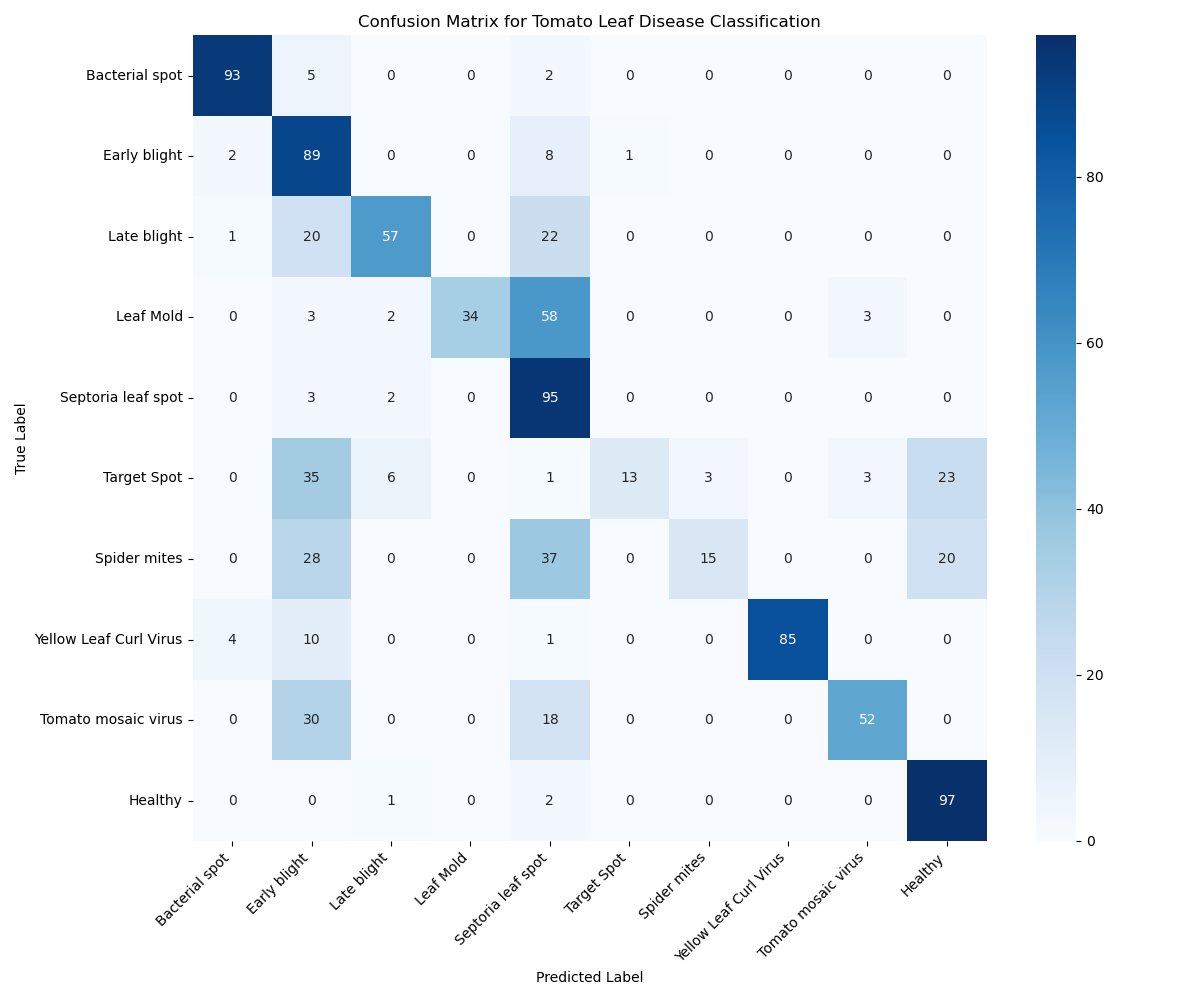

This chart was generated by the following Python code:
import numpy as np
import tensorflow as tf
from tensorflow.keras.preprocessing.image import ImageDataGenerator
from sklearn.metrics import confusion_matrix
import matplotlib.pyplot as plt
import seaborn as sns
import os

# Load your trained model
model = tf.keras.models.load_model(r"C:\Users\thund\OneDrive\Desktop\Farm Gaurd\model.keras")

# Define your class names (same as in your Streamlit app)
class_names = [
    "Bacterial spot", "Early blight", "Late blight", "Leaf Mold", 
    "Septoria leaf spot", "Target Spot", "Spider mites", 
    "Yellow Leaf Curl Virus", "Tomato mosaic virus", "Healthy"
]

# Path to your test dataset (should have subfolders for each class)
test_dir = r"C:\Users\thund\OneDrive\Desktop\Farm Gaurd\archive\tomato\val"  

# Image parameters (should match your training parameters)
img_size = (128, 128)
batch_size = 32

# Create test data generator
test_datagen = ImageDataGenerator(rescale=1./255)

test_generator = test_datagen.flow_from_directory(
    test_dir,
    target_size=img_size,
    batch_size=batch_size,
    class_mode='categorical',
    shuffle=False  # Important for confusion matrix
)

# Get true labels and predictions
y_true = test_generator.classes
y_pred = model.predict(test_generator)
y_pred_classes = np.argmax(y_pred, axis=1)

# Generate confusion matrix
cm = confusion_matrix(y_true, y_pred_classes)

# Plot confusion matrix
plt.figure(figsize=(12, 10))
sns.heatmap(cm, annot=True, fmt='d', cmap='Blues', 
            xticklabels=class_names, 
            yticklabels=class_names)
plt.title('Confusion Matrix for Tomato Leaf Disease Classification')
plt.xlabel('Predicted Label')
plt.ylabel('True Label')
plt.xticks(rotation=45, ha='right')
plt.tight_layout()

# Save the figure
plt.savefig('confusion_matrix.png')
print("Confusion matrix saved as 'confusion_matrix.png'")

# Calculate and print accuracy
accuracy = np.trace(cm) / np.sum(cm)
print(f"Overall Accuracy: {accuracy:.2%}")
